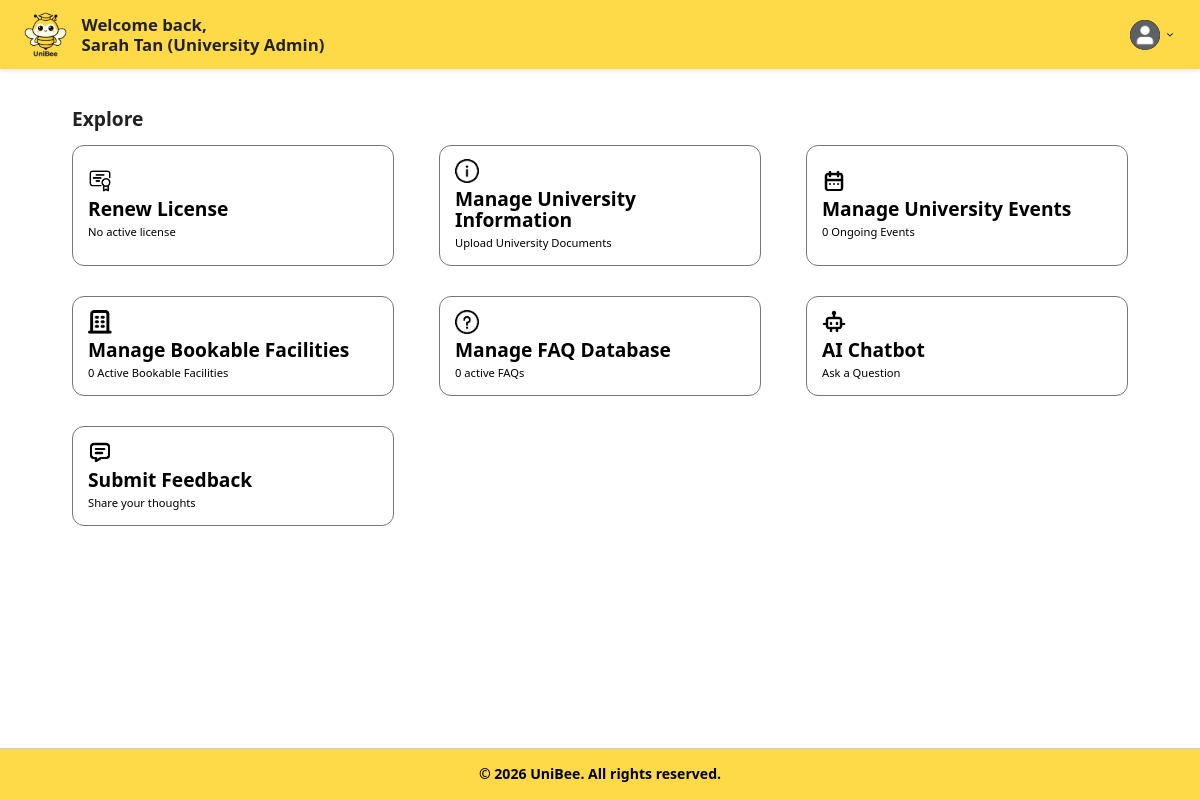
Page /boundary/universityAdminDashboardPage.php (signed in) on the earlier database version.
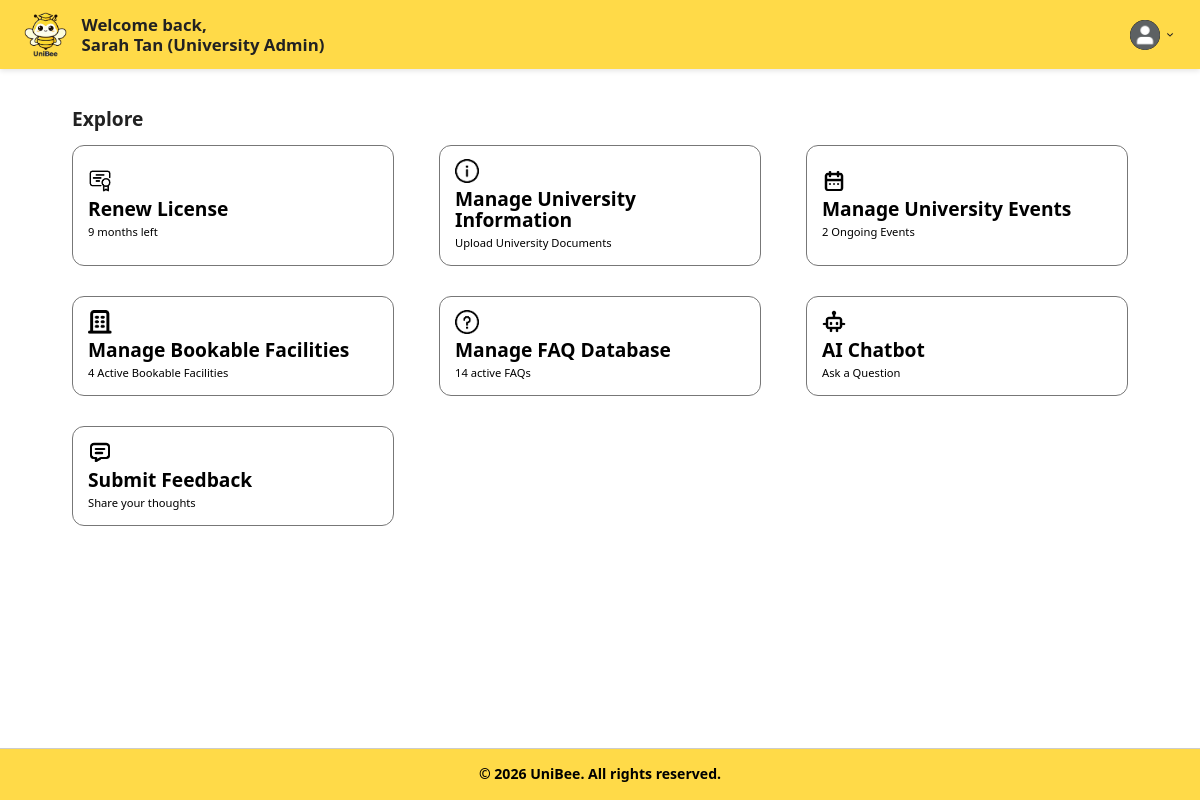
Same page on the later database version.
### tables this page shows
CREATE TABLE UniversityLicenses (
    id INT PRIMARY KEY AUTO_INCREMENT,
    universityId INT NOT NULL,
    licenseId INT NOT NULL,
    startDate DATE NOT NULL,
    expiryDate DATE NOT NULL,
    status VARCHAR(50) DEFAULT 'active',
    renewedBy INT,
    createdAt DATETIME DEFAULT CURRENT_TIMESTAMP,
    updatedAt DATETIME DEFAULT CURRENT_TIMESTAMP ON UPDATE CURRENT_TIMESTAMP,
    FOREIGN KEY (universityId) REFERENCES Universities(id) ON DELETE CASCADE,
    FOREIGN KEY (licenseId) REFERENCES Licenses(id),
    FOREIGN KEY (renewedBy) REFERENCES Users(id) ON DELETE SET NULL
);

### boundary/universityAdminDashboardPage.php (the view, shortened to what this page needs)
<?php
$database = new Database();
$db = $database->connect();
$universityId = $_SESSION['university_id'] ?? 0;
$licenseStmt = $db->prepare("SELECT expiryDate FROM UniversityLicenses WHERE universityId = ? ORDER BY expiryDate DESC LIMIT 1");
$licenseStmt->execute([$universityId]);
$license = $licenseStmt->fetch(PDO::FETCH_ASSOC);
$licenseText = "No active license";
if ($license) {
    $expiryTs = strtotime($license['expiryDate']);
    $now = time();
    if ($expiryTs > $now) {
        $daysLeft = ceil(($expiryTs - $now) / 86400);
        $months = floor(($daysLeft % 365) / 30);
        $licenseText = "";
        if ($months > 0)
            $licenseText .= "$months month" . ($months > 1 ? "s" : "") . " ";
        $licenseText = trim($licenseText) . " left";
    } else {
        $licenseText = "License expired";
    }
}
$eventStmt = $db->prepare("SELECT COUNT(*) FROM Events WHERE universityId = ? AND status = 'active' AND endDatetime >= NOW()");
$eventStmt->execute([$universityId]);
$eventCount = (int) $eventStmt->fetchColumn();
$facStmt = $db->prepare("SELECT COUNT(*) FROM BookableFacilities bf INNER JOIN Facilities f ON bf.facilityId = f.id WHERE f.universityId = ?");
$facStmt->execute([$universityId]);
$facCount = (int) $facStmt->fetchColumn();
$faqStmt = $db->prepare("SELECT COUNT(*) FROM FAQs WHERE universityId = ?");
$faqStmt->execute([$universityId]);
$faqCount = (int) $faqStmt->fetchColumn();
?>
<!DOCTYPE html>
<html lang="en">
<head>
    <link rel="stylesheet" href="../style.css">
</head>
<body>
    <header class="header">
        <div class="logo-container">
            <img src="../images/uniBeeLogo.png" alt="UniBee Logo">
        </div>
        <div class="welcome-message">
            <span>Welcome back,</span>
            <strong>
                <?php
                    echo htmlspecialchars($_SESSION['user_name'] ?? 'User') .
                        ' (' . ucwords(str_replace('_', ' ', strtolower($_SESSION['user_role'] ?? $_SESSION['role'] ?? 'User'))) . ')'; ?>
            </strong>
        </div>
        <div class="dashboard-header-right">
            <div class="profile-dropdown">
                <div class="profile-container" onclick="toggleDropdown()">
                    <img src="../images/profilePic.png" alt="Profile" class="profile-icon">
                    <img src="../images/dropdown.png" alt="Menu" class="dropdown-arrow">
                </div>
            </div>
        </div>
    </header>
    <main class="dashboard">
        <section class="dashboard-section">
            <h3 class="section-label">Explore</h3>
            <div class="dashboard-grid">
                <a href="renewLicensePage.php" class="dashboard-card">
                    <img src="../images/license.png" alt="Renew License" class="card-icon">
                    <h2>Renew License</h2>
                    <p><?php echo htmlspecialchars($licenseText); ?></p>
                </a>
                <a href="manageUniversityInformationPage.php" class="dashboard-card">
                    <img src="../images/info.png" alt="Manage University Information" class="card-icon">
                    <h2>Manage University Information</h2>
                    <p>Upload University Documents</p>
                </a>
                <a href="manageUniversityEventPage.php" class="dashboard-card">
                    <img src="../images/campusEvent.png" alt="Manage University Events" class="card-icon">
                    <h2>Manage University Events</h2>
                    <p><?php echo $eventCount; ?> Ongoing Event<?php echo $eventCount === 1 ? '' : 's'; ?></p>
                </a>
                <a href="manageBookableFacilitiesPage.php" class="dashboard-card">
                    <img src="../images/facilityBooking.png" alt="Manage Facilities Booking" class="card-icon">
                    <h2>Manage Bookable Facilities</h2>
                    <p><?php echo $facCount; ?> Active Bookable Facilit<?php echo $facCount === 1 ? 'y' : 'ies'; ?></p>
                </a>
                <a href="manageFAQDatabasePage.php" class="dashboard-card">
                    <img src="../images/faq.png" alt="Manage FAQ Database" class="card-icon">
                    <h2>Manage FAQ Database</h2>
                    <p><?php echo $faqCount; ?> active FAQ<?php echo $faqCount === 1 ? '' : 's'; ?></p>
                </a>
                <a href="aiChatbotPage.php" class="dashboard-card">
                    <img src="../images/aiChatbot.png" alt="AI Chatbot" class="card-icon">
                    <h2>AI Chatbot</h2>
                    <p>Ask a Question</p>
                </a>
                <a href="submitFeedbackPage.php" class="dashboard-card">
                    <img src="../images/feedback.png" alt="Submit Feedback" class="card-icon">
                    <h2>Submit Feedback</h2>
                    <p>Share your thoughts</p>
                </a>
            </div>
        </section>
    </main>
    <footer>
        <div class="footer-bottom-bar">
            &copy; 2026 UniBee. All rights reserved.
        </div>
    </footer>
</body>
</html>

Differences in the rows shown:
added universitylicenses: expiryDate "9 months left"
Other differences:
$eventCount: "0" → "2"
$facCount: "0" → "4"
$faqCount: "0" → "14"
$licenseText: "No active license" → (not shown)
